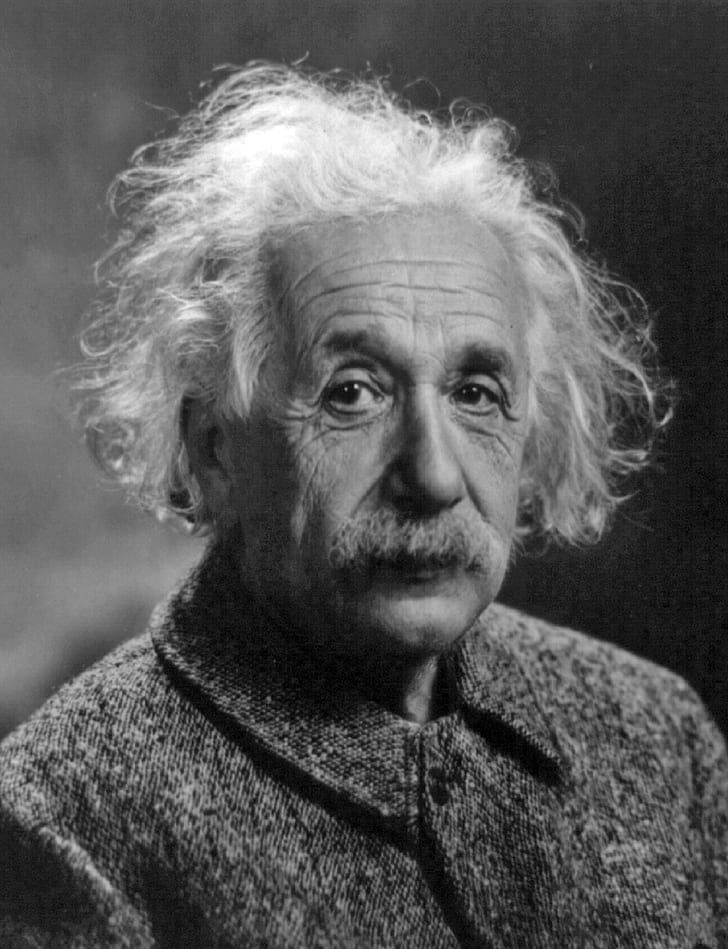
#> input picture 002-Scaling 2D image and Transformation/images/albert-einstein-gray.jpg, 728 x 949 px, found by its file name
$ jupyter execute image-scaling-opencv.ipynb   (shell and % lines are left out)
#> lines starting #> are read from the running program, lines starting #| are printed output that depends on the picture
[cell 1]
import cv2
import numpy as np
import matplotlib.pyplot as plt

[cell 2]
grayImage = '/home/thura/Desktop/computer-vision-and-DL/CV-course1/2- 2D-scaling-Transformation/images/albert-einstein-gray.jpg'
colourImage = '/home/thura/Desktop/computer-vision-and-DL/CV-course1/2- 2D-scaling-Transformation/images/tulips.jpg'

[cell 3]
imgGray = cv2.imread(grayImage, cv2.IMREAD_GRAYSCALE)
#> imgGray is the input picture: shape (949, 728); min 0, max 255, mean 89.4
imgBGR = cv2.imread(colourImage)
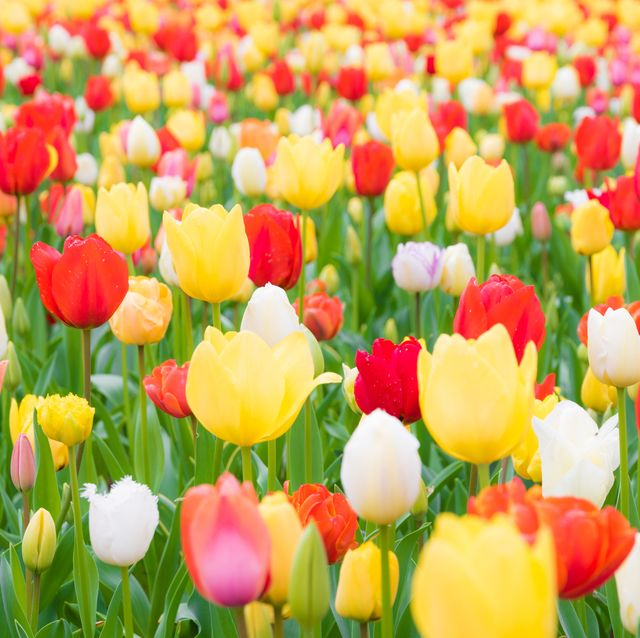
#> input picture 002-Scaling 2D image and Transformation/images/tulips.jpg, 640 x 638 px, found by its file name
#> imgBGR is the input picture: shape (638, 640, 3); mean B, G, R 87.5, 161.1, 197.5

[cell 4]
plt.imshow(imgGray, cmap='gray')

[cell 5]
plt.imshow(imgBGR[:, :, ::-1])

[cell 6]
img_gray_resized = cv2.resize(src=imgGray, fx=1.5, fy=0.8, dsize=None)
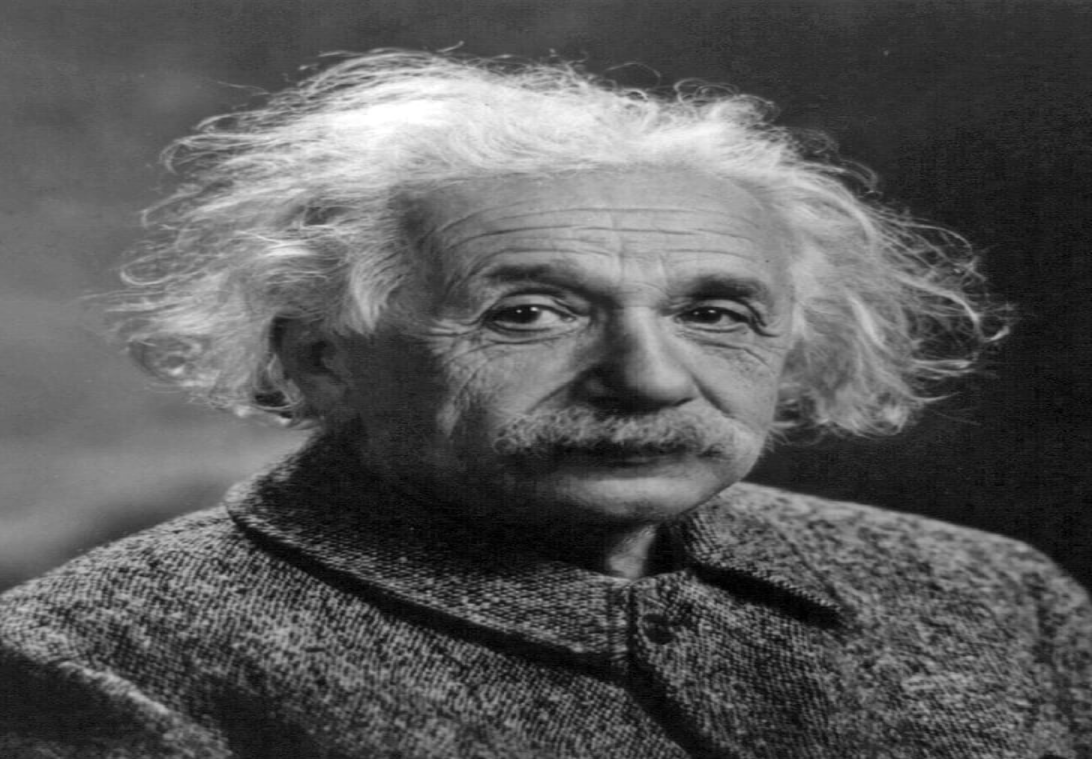
#> img_gray_resized: shape (759, 1092); min 0, max 255, mean 89.4

[cell 7]
plt.imshow(img_gray_resized, cmap='gray')
plt.xticks([])
plt.yticks([])

[cell 8]
img_gray_resized.shape
#> Out = (759, 1092)

[cell 9]
imgGray.shape
#> Out = (949, 728)

[cell 10]
img_bgr_resized = cv2.resize(src=imgBGR, fx=0.5, fy=2, dsize=None)
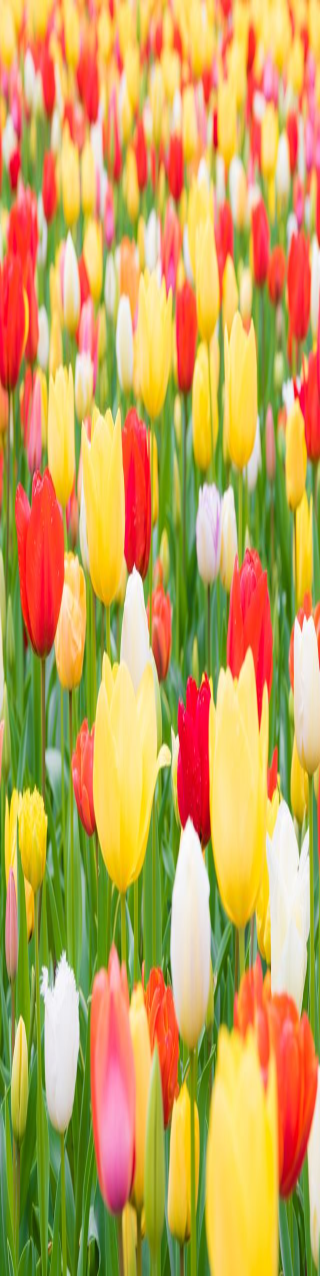
#> img_bgr_resized: shape (1276, 320, 3); mean B, G, R 87.5, 161.1, 197.5

[cell 11]
plt.imshow(img_bgr_resized[:, :, ::-1])

### Quiz: Can you zoom in the image to 2x using opencv?

[cell 12]
einstein_img = cv2.imread(grayImage, cv2.IMREAD_GRAYSCALE)
einstein_img_resized = cv2.resize(src=einstein_img, fx=2, fy=2, dsize=None)
plt.imshow(einstein_img_resized, cmap='gray')

[cell 13]
einstein_img.shape
#> Out = (949, 728)

[cell 14]
einstein_img_resized.shape
#> Out = (1898, 1456)
